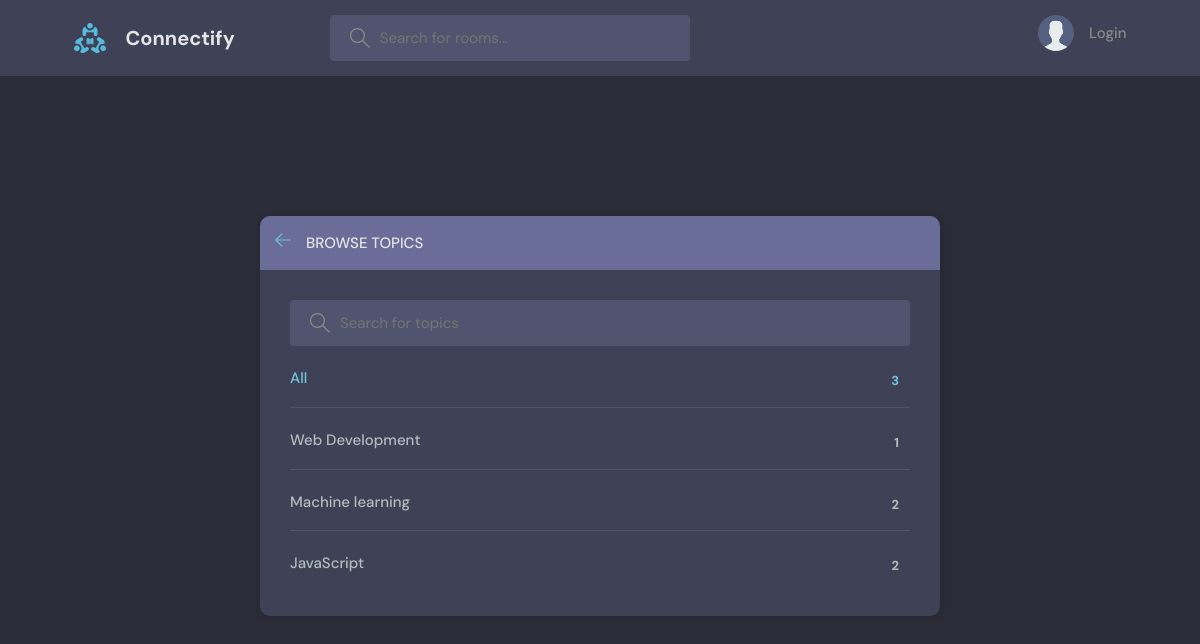
The app's page /topics/, older data.
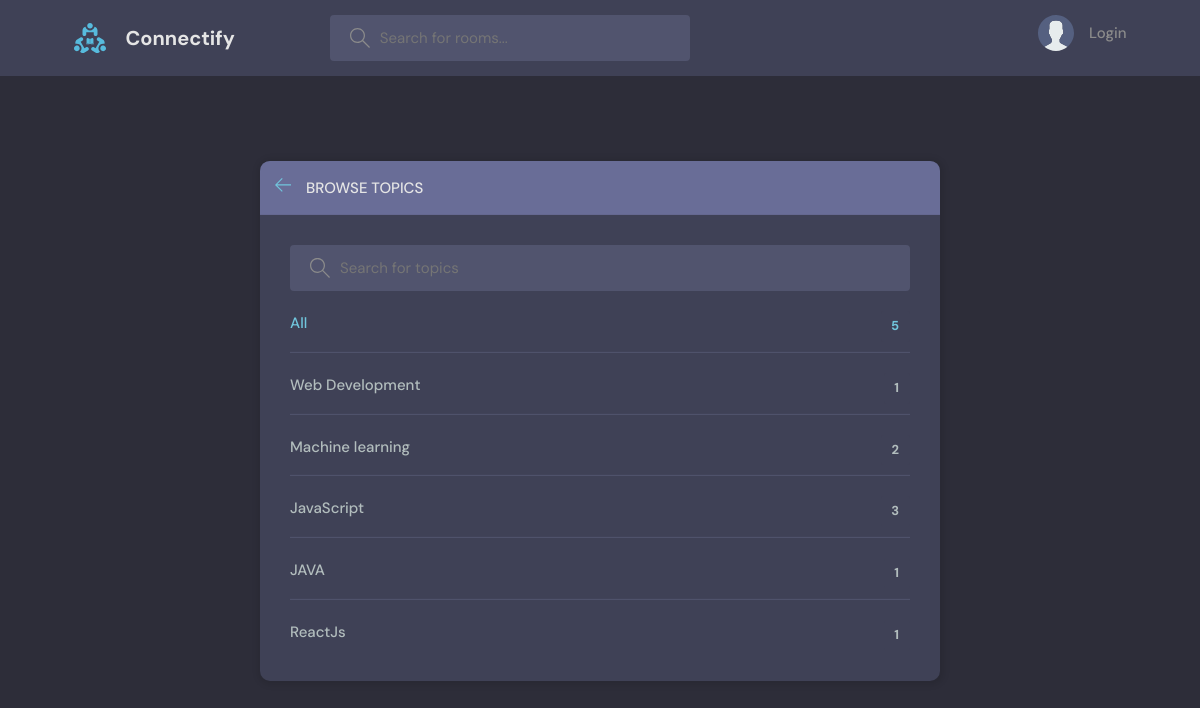
The same page, newer data.
### base/models.py (models this page shows, shortened)
class Topic(models.Model):
    name = models.CharField(max_length=200)

### base/views.py (the view)
# urls.py: path('topics/', views.topicsPage, name="topics"),
def topicsPage(request):
    q = request.GET.get('q') if request.GET.get('q') != None else ''
    topics = Topic.objects.filter(name__icontains=q)
    return render(request, 'base/topics.html', {'topics':topics})

### base/templates/base/topics.html (shortened to what this page needs)
{% extends "main.html" %}
{% block content %}
    <main class="create-room layout">
      <div class="container">
        <div class="layout__box">
          <div class="layout__boxHeader">
            <div class="layout__boxTitle">
              <a href="{% url 'home' %}">
                <svg version="1.1" xmlns="http://www.w3.org/2000/svg" width="32" height="32" viewBox="0 0 32 32">
                  <title>arrow-left</title>
                  <path
                    d="M13.723 2.286l-13.723 13.714 13.719 13.714 1.616-1.611-10.96-10.96h27.625v-2.286h-27.625l10.965-10.965-1.616-1.607z"
                  ></path>
                </svg>
              </a>
              <h3>Browse Topics</h3>
            </div>
          </div>
          <div class="topics-page layout__body">
            <form action="" method="GET" class="header__search">
              <label>
                <input name="q"  placeholder="Search for topics" />
              </label>
            </form>
            <ul class="topics__list">
              <li>
                <a href="{% url 'topics' %}" class="active">All <span>{{topics.count}}</span></a>
              </li>
              {% for topic in topics  %}
              <li>
                <a href="{% url 'home' %}?q={{topic.name}}">{{ topic.name }} <span>{{topic.room_set.all.count}}</span></a>
              </li>
              {% endfor %}
            </ul>
          </div>
        </div>
      </div>
    </main>
{% endblock content %}

### templates/main.html (shortened to what this page needs)
<!DOCTYPE html>
{% load static %}
<html lang="en">
  <head>
    <link rel="stylesheet" href="{% static 'styles/style.css' %}" />
  </head>
  <body>
    {% include "navbar.html" %}
    {% block content %}
    {% endblock content %}
  </body>
</html>

### templates/navbar.html (shortened to what this page needs)
{% load static %}
<header class="header header--loggedIn">
    <div class="container">
        <a href="{% url 'home' %}" class="header__logo">
            <img src="{% static 'images/logo.svg' %}" />
            <h1>Connectify</h1>
        </a>
        <form class="header__search" method="GET" action="{% url 'home' %}">
            <label>
                <input name="q" placeholder="Search for rooms..." />
            </label>
        </form>
        <nav class="header__menu">
            {% if request.user.is_authenticated %}
                <div class="header__user">
                    <a href="{% url 'update-user' %}">
                        <div class="avatar avatar--medium active">
                            <img src="{{request.user.avatar.url}}" />
                        </div>
                        <p>{{request.user.username}} <span>@{{request.user.username}}</span></p>
                    </a>
                    <button class="dropdown-button">
                        <svg version="1.1" xmlns="http://www.w3.org/2000/svg" width="32" height="32" viewBox="0 0 32 32">
                            <title>chevron-down</title>
                            <path d="M16 21l-13-13h-3l16 16 16-16h-3l-13 13z"></path>
                        </svg>
                    </button>
                </div>
            {% else %}
                <a href="{% url 'login' %}">
                    <img src="{% static 'images/avatar.svg' %}" />
                    <p>Login</p>
                </a>
            {% endif %}
        </nav>
    </div>
</header>

### static/styles/style.css (style rules this page uses)
:root { --color-main: #71c6dd; --color-main-light: #e1f6fb; --color-dark: #3f4156; --color-dark-medium: #51546e; --color-dark-light: #696d97; --color-light: #e5e5e5; --color-gray: #8b8b8b; --color-light-gray: #b2bdbd; --color-bg: #2d2d39; --color-success: #5dd693; --color-error: #fc4b0b; }
* { font-family: "DM Sans", -apple-system, BlinkMacSystemFont, "Segoe UI", Roboto, Oxygen, Ubuntu, Cantarell, "Open Sans", "Helvetica Neue", sans-serif; margin: 0; padding: 0; box-sizing: border-box; text-rendering: optimizeLegibility; font-size: inherit; }
html { font-size: 56.25%; }
@media only screen and (min-width: 1200px) { html { font-size: 62.5%; } }
body { line-height: 1.6; font-weight: 400; font-size: 1.5rem; color: var(--color-light-gray); background-color: var(--color-bg); min-height: 100vh; }
img { width: 100%; }
a { display: inline-block; color: var(--color-main); text-decoration: none; }
.container { max-width: 120rem; width: 90%; margin: auto; }
.header { padding: 1.5rem; background-color: var(--color-dark); }
.header > .container { display: flex; gap: 9.5rem; }
.header__logo, .header__user { display: flex; gap: 2rem; align-items: center; }
.header__logo > img { height: 3.2rem; width: 3.2rem; }
.header__logo > h1 { font-weight: 700; font-size: 2rem; color: var(--color-light); }
.header__search > label { background-color: var(--color-dark-medium); padding: 1.3rem 1rem; display: flex; align-items: center; gap: 1rem; border-radius: 4px; }
.header__search svg { fill: var(--color-gray); width: 2rem; height: 2rem; margin-left: 1rem; }
.header__search input { width: 30rem; background: transparent; border: none; outline: none; color: var(--color-light); }
.header__menu { margin-left: auto; position: relative; }
.header__menu a { display: flex; gap: 1.5rem; align-items: center; font-weight: 500; text-decoration: none; color: var(--color-gray); }
.header__menu img { height: 3.6rem; }
.header__menu p { line-height: 1.2; }
.layout { margin-top: 2.4rem; }
.layout > .container { display: flex; justify-content: space-between; align-items: flex-start; }
.layout__box { width: 90%; max-width: 48rem; min-height: 40rem; position: absolute; top: 50%; left: 50%; transform: translate(-50%, -46%); background-color: var(--color-dark); border-radius: 1rem; box-shadow: 1px 1px 6px 3px rgba(0, 0, 0, 0.1); overflow: hidden; }
.layout__boxHeader { display: flex; padding: 1.5rem; background-color: var(--color-dark-light); }
.layout__boxTitle { display: flex; gap: 1.5rem; align-items: center; }
.layout__boxTitle h3 { text-transform: uppercase; font-weight: 500; color: var(--color-light); }
.layout__boxTitle svg { width: 1.6rem; height: 1.6rem; fill: var(--color-main); }
.layout__body { margin: 3rem; }
.topics__list { list-style: none; }
.topics__list li a { display: flex; justify-content: space-between; margin-bottom: 3rem; font-weight: 500; color: var(--color-light-gray); transition: all 0.3s ease-in-out; }
.topics__list li a.active, .topics__list li a:hover { color: var(--color-main); }
.topics__list li a span { padding: 0.5rem 1rem; background-color: var(--color-dark); border-radius: 3px; font-size: 1.3rem; font-weight: 700; letter-spacing: 1px; }
.topics-page .topics__list li:not(:last-child) a { margin: 2rem 0; padding-bottom: 1rem; text-decoration: none; border-bottom: 1px solid var(--color-dark-medium); }
.topics-page .header__search { display: block; }
.create-room.layout .layout__box { max-width: 68rem; }

Row changes from the older to the newer data that the page shows:
computed for Topic "JavaScript": room_set.all.count "2" → "3"
added Topic: name "JAVA", room_set.all.count "1"
added Topic: name "ReactJs", room_set.all.count "1"
Text that changed along with them:
{{ topics.count }}: "3" → "5"
